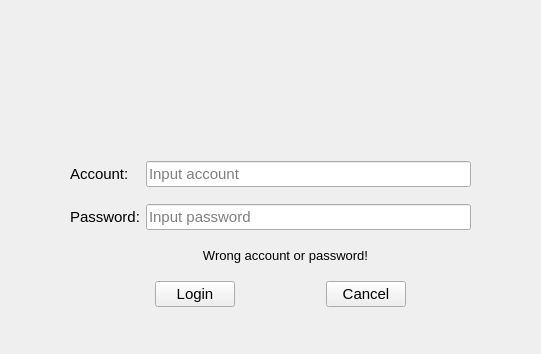
<?xml version="1.0" encoding="UTF-8"?>
<ui version="4.0">
 <class>login</class>
 <widget class="QWidget" name="login">
  <property name="geometry">
   <rect>
    <x>0</x>
    <y>0</y>
    <width>541</width>
    <height>354</height>
   </rect>
  </property>
  <property name="minimumSize">
   <size>
    <width>541</width>
    <height>354</height>
   </size>
  </property>
  <property name="maximumSize">
   <size>
    <width>541</width>
    <height>354</height>
   </size>
  </property>
  <property name="font">
   <font>
    <pointsize>11</pointsize>
   </font>
  </property>
  <property name="windowTitle">
   <string>LibreChat - Login</string>
  </property>
  <property name="windowIcon">
   <iconset resource="icon_rec.qrc">
    <normaloff>:/icons/icons/icon.svg</normaloff>:/icons/icons/icon.svg</iconset>
  </property>
  <widget class="QWidget" name="widget_2" native="true">
   <property name="geometry">
    <rect>
     <x>70</x>
     <y>150</y>
     <width>401</width>
     <height>91</height>
    </rect>
   </property>
   <layout class="QGridLayout" name="gridLayout">
    <item row="1" column="0">
     <widget class="QLabel" name="label_password">
      <property name="text">
       <string>Password:</string>
      </property>
     </widget>
    </item>
    <item row="0" column="0">
     <widget class="QLabel" name="label_account">
      <property name="text">
       <string>Account:</string>
      </property>
     </widget>
    </item>
    <item row="1" column="1">
     <widget class="QLineEdit" name="lineEdit_password">
      <property name="echoMode">
       <enum>QLineEdit::Password</enum>
      </property>
      <property name="placeholderText">
       <string>Input password</string>
      </property>
     </widget>
    </item>
    <item row="0" column="1">
     <widget class="QLineEdit" name="lineEdit_account">
      <property name="echoMode">
       <enum>QLineEdit::Normal</enum>
      </property>
      <property name="placeholderText">
       <string>Input account</string>
      </property>
     </widget>
    </item>
   </layout>
  </widget>
  <widget class="QWidget" name="widget_3" native="true">
   <property name="geometry">
    <rect>
     <x>70</x>
     <y>270</y>
     <width>421</width>
     <height>49</height>
    </rect>
   </property>
   <layout class="QHBoxLayout" name="horizontalLayout">
    <item>
     <spacer name="horizontalSpacer_4">
      <property name="orientation">
       <enum>Qt::Horizontal</enum>
      </property>
      <property name="sizeHint" stdset="0">
       <size>
        <width>70</width>
        <height>20</height>
       </size>
      </property>
     </spacer>
    </item>
    <item>
     <widget class="QPushButton" name="pushButton_login">
      <property name="text">
       <string>Login</string>
      </property>
     </widget>
    </item>
    <item>
     <spacer name="horizontalSpacer_3">
      <property name="orientation">
       <enum>Qt::Horizontal</enum>
      </property>
      <property name="sizeHint" stdset="0">
       <size>
        <width>70</width>
        <height>20</height>
       </size>
      </property>
     </spacer>
    </item>
    <item>
     <widget class="QPushButton" name="pushButton_cancel">
      <property name="text">
       <string>Cancel</string>
      </property>
     </widget>
    </item>
    <item>
     <spacer name="horizontalSpacer_5">
      <property name="orientation">
       <enum>Qt::Horizontal</enum>
      </property>
      <property name="sizeHint" stdset="0">
       <size>
        <width>70</width>
        <height>20</height>
       </size>
      </property>
     </spacer>
    </item>
   </layout>
  </widget>
  <widget class="QLabel" name="label_login_icon">
   <property name="geometry">
    <rect>
     <x>220</x>
     <y>30</y>
     <width>131</width>
     <height>111</height>
    </rect>
   </property>
   <property name="text">
    <string/>
   </property>
   <property name="pixmap">
    <pixmap resource="icon_rec.qrc">:/icons/icons/icon.png</pixmap>
   </property>
  </widget>
  <widget class="QLabel" name="label_wrong">
   <property name="geometry">
    <rect>
     <x>120</x>
     <y>240</y>
     <width>331</width>
     <height>31</height>
    </rect>
   </property>
   <property name="font">
    <font>
     <pointsize>10</pointsize>
    </font>
   </property>
   <property name="text">
    <string>Wrong account or password!</string>
   </property>
   <property name="alignment">
    <set>Qt::AlignCenter</set>
   </property>
  </widget>
 </widget>
 <resources>
  <include location="icon_rec.qrc"/>
 </resources>
 <connections/>
</ui>
